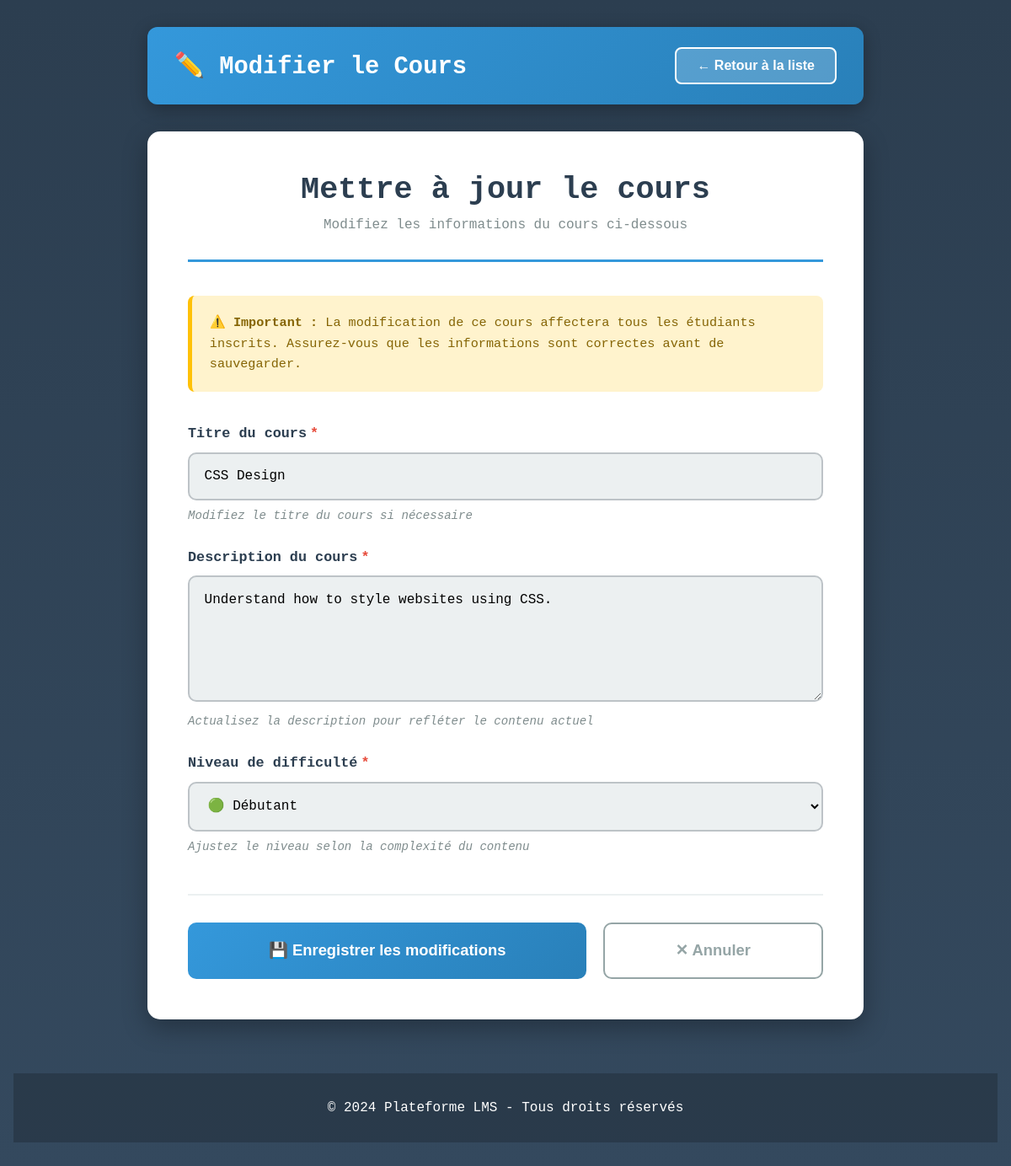
Page /courses_edit.php?id=2 on the committed database.
### tables this page shows
CREATE TABLE cours(
id INT AUTO_INCREMENT PRIMARY KEY,
title VARCHAR(50) NOT NULL,
description TEXT NOT NULL,
level VARCHAR(50) NOT NULL,
created_at DATETIME DEFAULT CURRENT_TIMESTAMP,
image VARCHAR(200)
);

### courses_edit.php (the view, shortened to what this page needs)
<?php
    include "config.php";
    if(isset($_GET['id'])){
        $aziz = $_GET['id'];
    }
?>
<!DOCTYPE html>
<html lang="fr">
<head>
    <link rel="stylesheet" href="style.css">
</head>
<body>
    <?php
        $sql_8 = "SELECT * FROM cours where id = $aziz";
        $resultcours = $con->query($sql_8);
        $edit = mysqli_fetch_assoc($resultcours);
    ?>
    <div class="edit-wrapper">
        <div class="header-bar">
            <h1 class="header-title">✏️ Modifier le Cours</h1>
            <form method="POST" action="courses_list.php" class="return-form">
                <button type="submit" class="return-btn">← Retour à la liste</button>
            </form>
        </div>
        <div class="form-container-box">
            <div class="title-section">
                <h2 class="form-main-title">Mettre à jour le cours</h2>
                <p class="form-subtitle">Modifiez les informations du cours ci-dessous</p>
            </div>
            <div class="warning-notice">
                <p><strong>⚠️ Important :</strong> La modification de ce cours affectera tous les étudiants inscrits. Assurez-vous que les informations sont correctes avant de sauvegarder.</p>
            </div>
            <form method="POST">
                <div class="input-field-group">
                    <label for="title-field" class="input-label">
                        Titre du cours<span class="star-required">*</span>
                    </label>
                    <input
                        type="text"
                        id="title-field"
                        name="title"
                        class="text-input-field"
                        value="<?= $edit['title'] ?>"
                        required
                    >
                    <small class="helper-info">Modifiez le titre du cours si nécessaire</small>
                </div>
                <div class="input-field-group">
                    <label for="description-field" class="input-label">
                        Description du cours<span class="star-required">*</span>
                    </label>
                    <textarea
                        id="description-field"
                        name="description"
                        class="textarea-input-field"
                        required
                    ><?= $edit['description'] ?></textarea>
                    <small class="helper-info">Actualisez la description pour refléter le contenu actuel</small>
                </div>
                <div class="input-field-group">
                    <label for="level-field" class="input-label">
                        Niveau de difficulté<span class="star-required">*</span>
                    </label>
                    <select id="level-field" name="level" class="select-input-field" required>
                        <option value="Débutant" <?= $edit['level'] == 'Débutant' ? 'selected': '' ?> >🟢 Débutant</option>
                    </select>
                    <small class="helper-info">Ajustez le niveau selon la complexité du contenu</small>
                </div>
                <div class="actions-row">
                    <button type="submit" class="update-btn" name="modif">
                        💾 Enregistrer les modifications
                    </button>
                    <button type="button" class="cancel-btn" onclick="history.back()">
                        ✕ Annuler
                    </button>
                </div>
            </form>
        </div>
    </div>
    <?php include 'footer.php' ?>
</body>
</html>

### style.css (style rules this page uses)
* { margin: 0; padding: 0; box-sizing: border-box; }
body { font-family: 'Segoe UI', Tahoma, Geneva, Verdana, sans-serif; background: linear-gradient(135deg, #667eea 0%, #764ba2 100%); min-height: 100vh; color: #333; }

### courses_edit.php (style rules this page uses)
* { margin: 0; padding: 0; box-sizing: border-box; }
body { font-family: 'Courier New', monospace; background: linear-gradient(to bottom, #2c3e50, #34495e); min-height: 100vh; padding: 2rem 1rem; }
.edit-wrapper { max-width: 850px; margin: 0 auto; }
.header-bar { background: linear-gradient(135deg, #3498db, #2980b9); padding: 1.5rem 2rem; border-radius: 12px; margin-bottom: 2rem; box-shadow: 0 5px 20px rgba(0, 0, 0, 0.3); display: flex; justify-content: space-between; align-items: center; }
.header-title { color: white; font-size: 1.8rem; font-weight: bold; }
.return-form { margin: 0; }
.return-btn { background: rgba(255, 255, 255, 0.2); color: white; padding: 0.7rem 1.5rem; border: 2px solid white; border-radius: 8px; font-weight: 600; cursor: pointer; transition: all 0.3s; font-size: 1rem; }
.form-container-box { background: white; padding: 3rem; border-radius: 15px; box-shadow: 0 10px 30px rgba(0, 0, 0, 0.3); }
.title-section { text-align: center; margin-bottom: 2.5rem; padding-bottom: 2rem; border-bottom: 3px solid #3498db; }
.form-main-title { font-size: 2.3rem; color: #2c3e50; margin-bottom: 0.7rem; }
.form-subtitle { color: #7f8c8d; font-size: 1rem; }
.warning-notice { background: #fff3cd; border-left: 5px solid #ffc107; padding: 1.3rem; border-radius: 8px; margin-bottom: 2.5rem; }
.warning-notice p { color: #856404; font-size: 0.95rem; line-height: 1.6; }
.input-field-group { margin-bottom: 2rem; }
.input-label { display: block; color: #2c3e50; font-weight: 700; margin-bottom: 0.8rem; font-size: 1.05rem; }
.star-required { color: #e74c3c; margin-left: 4px; }
.text-input-field { width: 100%; padding: 1.1rem; border: 2px solid #bdc3c7; border-radius: 10px; font-size: 1rem; font-family: inherit; transition: all 0.3s; background: #ecf0f1; }
.textarea-input-field { width: 100%; padding: 1.1rem; border: 2px solid #bdc3c7; border-radius: 10px; font-size: 1rem; font-family: inherit; resize: vertical; min-height: 150px; transition: all 0.3s; background: #ecf0f1; }
.select-input-field { width: 100%; padding: 1.1rem; border: 2px solid #bdc3c7; border-radius: 10px; font-size: 1rem; font-family: inherit; background: #ecf0f1; cursor: pointer; transition: all 0.3s; }
.helper-info { display: block; margin-top: 0.6rem; font-size: 0.88rem; color: #7f8c8d; font-style: italic; }
.actions-row { display: flex; gap: 1.2rem; margin-top: 3rem; padding-top: 2rem; border-top: 2px solid #ecf0f1; }
.update-btn { flex: 2; background: linear-gradient(135deg, #3498db, #2980b9); color: white; padding: 1.3rem; border: none; border-radius: 10px; font-size: 1.15rem; font-weight: 700; cursor: pointer; transition: all 0.3s; }
.cancel-btn { flex: 1; background: white; color: #95a5a6; padding: 1.3rem; border: 2px solid #95a5a6; border-radius: 10px; font-size: 1.15rem; font-weight: 700; cursor: pointer; transition: all 0.3s; }

### rows in the picture
cours: title "CSS Design", description "Understand how to style websites using CSS."
